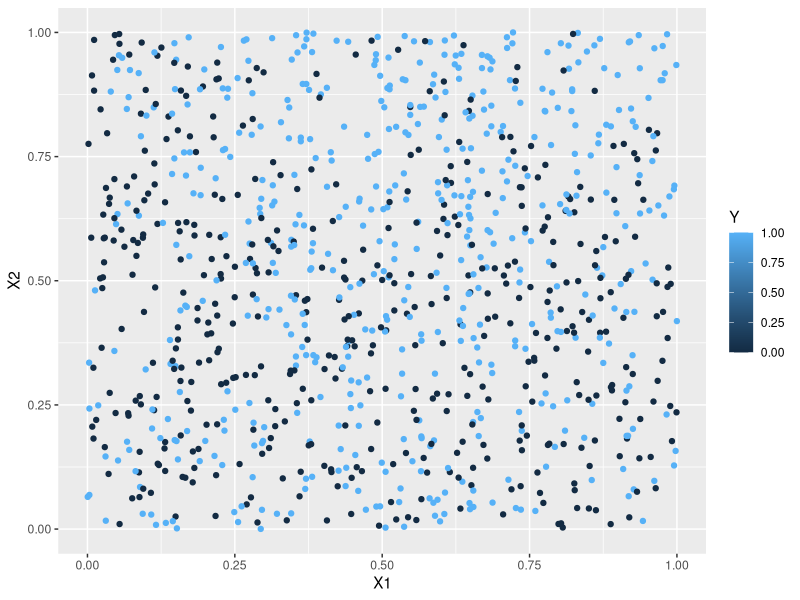
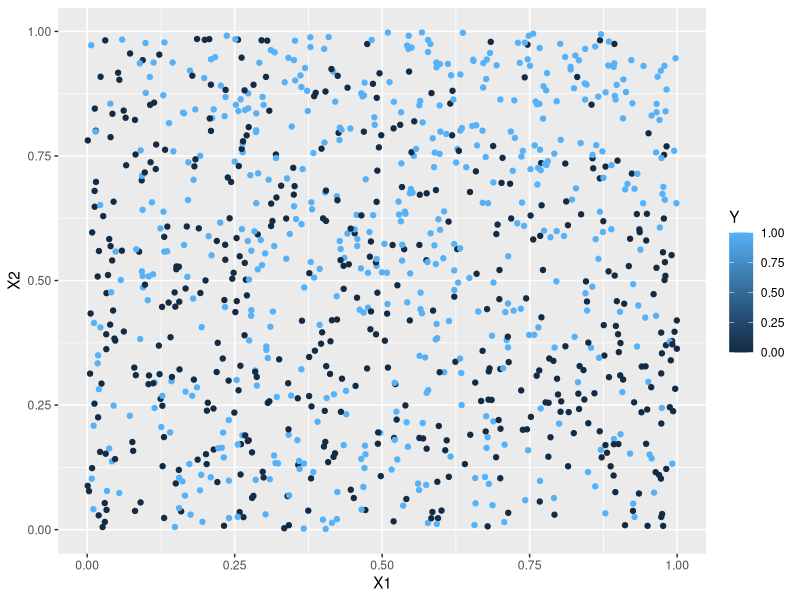

These charts were generated, in order, by the following R code: (Note: this script raises an error after producing the figures.)
## ---- chunk 1
library(class)
suppressPackageStartupMessages(library(tidyverse))
## ---- chunk 2
#Generative model
set.seed(200) #setting a random seed so that we can
#reproduce everything exactly if we want to

generate_y <- function(x1,x2) { #two input parameters to generate the output y
  logit <- x1 -2*x2 -2*x1^2 + x2^2 + 3*x1*x2 +4*x1*x2^2 -3*x1^2*x2
  p <- exp(logit)/(1+exp(logit)) #apply the inverse logit function
  y <- rbinom(1,1,p) #y becomes a 0 (with prob 1-p) or a 1 with probability p
}
## ---- chunk 3
# Generate a training dataset with 1000 points
set.seed(200)
n = 1000
X1 <- runif(n,0,1)
X2 <- runif(n,0,1)

#I'm going to use a for loop to generate 1000 y's
Y <- rep(0,n) #initializing my Y to be a vector of 0's
for (i in 1:n) {
  Y[i] <- generate_y(X1[i],X2[i])
}

sum(Y) #How many 0's and 1's were predicted? In this
#training set, almost 53% were 1's. When n is very large
# about 51.5% of the Y's are 1's. That's really close to
# 50/50 so we shouldn't have issues with "imbalance"
# which is something we'll learn about later in the 
# semester.

training <- data.frame(X1,X2,Y) #combining all of my variables into a training dataset
ggplot(data=training, aes(x=X1, y=X2, color=Y)) +
  geom_point()
## ---- chunk 4
# Create the training dataset as above using seed=200
# Create a testing dataset using seed=201, 202, 203, or 204



## ---- chunk 5
set.seed(201)
n = 1000
X1 <- runif(n,0,1)
X2 <- runif(n,0,1)
#I'm going to use a for loop to generate 1000 y's
Y <- rep(0,n) #initializing my Y to be a vector of 0's
for (i in 1:n) {
  Y[i] <- generate_y(X1[i],X2[i])
}

sum(Y)

testing <- data.frame(X1,X2,Y) #combining all of my variables into a training dataset
ggplot(data=testing, aes(x=X1, y=X2, color=Y)) +
  geom_point()
## ---- chunk 6
logistic_regression<-glm(Y~X1+X2, family=binomial, data = training)
summary(logistic_regression)
## ---- chunk 7
library(MASS)
ldafit<-lda(Y~X1+X2,data=training)
ldafit
## ---- chunk 8
qdafit<-qda(Y~X1+X2,data=training)
qdafit
## ---- chunk 9

library(e1071)
naivebayesfit <- naiveBayes(Y~X1+X2,data=training)
naivebayesfit
## ---- chunk 10
    knn6predictions <- knn(train=training[,1:2], cl=training[,3], test = testing[,1:2], k = 6)

## ---- chunk 11

##Load Caret
library(caret)
probpredictions<-predict(logistic_regression,newdata=testing)

    predictions<-ifelse(probpredictions>0.5,1,0)
   
    print(confusionMatrix(as.factor(predictions),as.factor(testing$Y)))

    confmatrix<-table(predictions,testing$Y)

  

    log_regression_specificity=confmatrix[1,1]/sum(confmatrix[,1])
    log_regression_sensitivity=confmatrix[2,2]/sum(confmatrix[,2])
    log_regression_misclassification=sum(predictions!=testing$Y)/length(predictions)

    print(log_regression_sensitivity)
    print(log_regression_specificity)
    print(log_regression_misclassification)
## ---- chunk 12
    lda_predictions<-predict(ldafit,newdata=testing)


    #This was easier for me to index for the time being
    confmatrix<-table(lda_predictions$class,testing$Y)


    lda_specificity=confmatrix[1,1]/sum(confmatrix[,1])
    lda_sensitivity=confmatrix[2,2]/sum(confmatrix[,2])
    lda_misclassification=sum(lda_predictions$class !=testing$Y)/length(lda_predictions$class)

    print(lda_sensitivity)
    print(lda_specificity)
    print(lda_misclassification)
## ---- chunk 13
qda_predictions<-predict(qdafit,newdata=testing)
    
    #confusion matrix with caret


    confmatrix<-table(qda_predictions$class,testing$Y)
    
    print(confmatrix)

    qda_specificity=confmatrix[1,1]/sum(confmatrix[,1])
    qda_sensitivity=confmatrix[2,2]/sum(confmatrix[,2])
    qda_misclassification=sum(qda_predictions$class !=testing$Y)/length(qda_predictions$class)

    print(qda_sensitivity)
    print(qda_specificity)
    print(qda_misclassification)


## ---- chunk 14

nb_predictions<-predict(naivebayesfit,newdata=testing)

    
    #confusion matrix with caret
    print(confusionMatrix(as.factor(nb_predictions),as.factor(testing$Y)))

    #This was easier for me to index for the time being
    confmatrix<-table(nb_predictions,testing$Y)

    print(confmatrix)

    nb_specificity=confmatrix[1,1]/sum(confmatrix[,1])
    nb_sensitivity=confmatrix[2,2]/sum(confmatrix[,2])
    nb_misclassification=sum(nb_predictions !=testing$Y)/length(nb_predictions)

    print(nb_sensitivity)
    print(nb_specificity)
    print(nb_misclassification)

## ---- chunk 15
 #confusion matrix with caret
    print(confusionMatrix(as.factor(knn6predictions),as.factor(testing$Y)))
          

    #This was easier for me to index for the time being

    #Predictions matrix already created in part 1
confmatrix<-table(knn6predictions,testing$Y)

    


    knn6_specificity=confmatrix[1, 1]/sum(confmatrix[,1])
    knn6_sensitivity=confmatrix[2,2]/sum(confmatrix[,2])
    knn6_misclassification=sum(knn6predictions !=testing$Y)/length(knn6predictions)

    print(knn6_sensitivity)
    print(knn6_specificity)
    print(knn6_misclassification)
## ---- chunk 16
    #Below are my choices for x1 and x2
    x1=0.25
    x2=0.25
    newpoint=data.frame(X1=x1,X2=x2)

    #Below is a prediction for logistic regression
    logistic_regression_prediction<- predict(logistic_regression,newpoint,type="response") 
    print(logistic_regression_prediction)
    #Below is a prediction for LDA
    print(predict(ldafit,newpoint,type="class"))

    #Below is a prediction for QDA
    print(predict(qdafit,newpoint,type="class"))

    #Below is a prediction for Naive Bayes
    print(predict(naivebayesfit,newpoint,type="class"))

    #Below is a prediction for KNN with k=6

    knn6prediction_newpoint <- knn(train=training[,1:2], cl=training[,3], test = newpoint, k = 6)

    print(knn6prediction_newpoint)
## ---- chunk 17
    logistic_regressions_stats<-data.frame("Model"="Logistic Regression","Sensitivity"=log_regression_sensitivity, "Specificity"=log_regression_specificity, "Misclassification"=log_regression_misclassification)

    lda_stats<-data.frame("Model"="LDA",  "Sensitivity"=lda_sensitivity, "Specificity"=lda_specificity, "Misclassification"=lda_misclassification)

    qda_stats<-data.frame("Model"="QDA",  "Sensitivity"=qda_sensitivity, "Specificity"=qda_specificity, "Misclassification"=qda_misclassification)

    nb_stats<-data.frame("Model"="Naive Bayes", "Sensitivity"=nb_sensitivity, "Specificity"=nb_specificity, "Misclassification"=nb_misclassification)

    knn6_stats<-data.frame("Model"="KNN, K=6", "Sensitivity"=knn6_sensitivity, "Specificity"=knn6_specificity, "Misclassification"=knn6_misclassification)

    josh_model_predictions<-rbind(logistic_regressions_stats,lda_stats,qda_stats,nb_stats,knn6_stats)

    josh_model_predictions
## ---- chunk 18
library(class)         
library(MASS)           
library(e1071)          
library(caret)          
## ---- chunk 19
set.seed(200)

generate_y <- function(x1, x2) {
  logit <- x1 - 2*x2 - 2*x1^2 + x2^2 + 3*x1*x2 + 4*x1*x2^2 - 3*x1^2*x2
  p <- exp(logit) / (1 + exp(logit))  # logistic link
  return(rbinom(1, 1, p))
}

n <- 1000
X1 <- runif(n, 0, 1)
X2 <- runif(n, 0, 1)
Y <- sapply(1:n, function(i) generate_y(X1[i], X2[i]))

## ---- chunk 20
training_data <- data.frame(X1, X2, Y)
set.seed(204)
trainIndex <- createDataPartition(training_data$Y, p = 0.5, list = FALSE)
train_data <- training_data[trainIndex, ]
test_data <- training_data[-trainIndex, ]

## ---- chunk 21
log_reg <- glm(Y ~ X1 + X2, family = binomial, data = train_data)
y_pred_log_reg <- predict(log_reg, newdata = test_data, type = "response")
y_pred_log_reg <- ifelse(y_pred_log_reg > 0.5, 1, 0)

## ---- chunk 22
lda_model <- lda(Y ~ X1 + X2, data = train_data)
y_pred_lda <- predict(lda_model, newdata = test_data)$class
## ---- chunk 23
qda_model <- qda(Y ~ X1 + X2, data = train_data)
y_pred_qda <- predict(qda_model, newdata = test_data)$class

## ---- chunk 24
nb_model <- naiveBayes(Y ~ X1 + X2, data = train_data)
y_pred_nb <- predict(nb_model, newdata = test_data)
## ---- chunk 25
knn_model <- knn(train = train_data[, c("X1", "X2")], test = test_data[, c("X1", "X2")], cl = train_data$Y, k = 3)
## ---- chunk 26
evaluate_model <- function(true_values, predictions) {
  cm <- table(true_values, predictions)
  sensitivity <- cm[2, 2] / (cm[2, 2] + cm[2, 1]) # TP / (TP + FN)
  specificity <- cm[1, 1] / (cm[1, 1] + cm[1, 2]) # TN / (TN + FP)
  error_rate <- sum(true_values != predictions) / length(true_values) # 
  return(c(sensitivity, specificity, error_rate))
}

metrics_log_reg <- evaluate_model(test_data$Y, y_pred_log_reg)
metrics_lda <- evaluate_model(test_data$Y, y_pred_lda)
metrics_qda <- evaluate_model(test_data$Y, y_pred_qda)
metrics_nb <- evaluate_model(test_data$Y, y_pred_nb)
metrics_knn <- evaluate_model(test_data$Y, knn_model)
## ---- chunk 27
metrics <- data.frame(
  Logistic_Regression = metrics_log_reg,
  LDA = metrics_lda,
  QDA = metrics_qda,
  Naive_Bayes = metrics_nb,
  KNN = metrics_knn
)
colnames(metrics) <- c("Sensitivity", "Specificity", "Error Rate")
print(metrics)

## ---- chunk 28
new_point <- data.frame(X1 = 0.75, X2 = 0.75)
log_reg_pred <- predict(log_reg, newdata = new_point, type = "response")
log_reg_pred <- ifelse(log_reg_pred > 0.5, 1, 0)
lda_pred <- predict(lda_model, newdata = new_point)$class
qda_pred <- predict(qda_model, newdata = new_point)$class
nb_pred <- predict(nb_model, newdata = new_point)
knn_pred <- knn(train = train_data[, c("X1", "X2")], test = new_point, cl = train_data$Y, k = 3)
predictions <- data.frame(
  Logistic_Regression = log_reg_pred,
  LDA = lda_pred,
  QDA = qda_pred,
  Naive_Bayes = nb_pred,
  KNN = knn_pred
)
print(predictions)

## ---- chunk 29
library(class)         
library(MASS)           
library(e1071)          
library(caret) 
## ---- chunk 30
set.seed(200)
n = 1000
X1 <- runif(n,0,1)
X2 <- runif(n,0,1)
#I'm going to use a for loop to generate 1000 y's
Y <- rep(0,n) #initializing my Y to be a vector of 0's
for (i in 1:n) {
Y[i] <- generate_y(X1[i],X2[i])
}
sum(Y)

training_data <- data.frame(X1, X2, Y)
set.seed(203)
trainIndex <- createDataPartition(training_data$Y, p = 0.5, list = FALSE)
train_data <- training_data[trainIndex, ]
test_data <- training_data[-trainIndex, ]
## ---- chunk 31
logistic_regression <- glm(Y ~ X1 + X2, family = binomial, data = train_data)
print("Logistic Regression Model Summary:")
summary(logistic_regression)
## ---- chunk 32
lda_model <- lda(Y ~ X1 + X2, data = train_data)
print("\nLDA Model Summary:")
print(lda_model)
## ---- chunk 33
qda_model <- qda(Y ~ X1 + X2, data = train_data)
print("\nQDA Model Summary:")
print(qda_model)
## ---- chunk 34
nb_model <- naiveBayes(Y ~ X1 + X2, data = train_data)
print("\nNaive Bayes Model Summary:")
print(nb_model)
## ---- chunk 35
knn6 <- knn(train = train_data[, c("X1", "X2")], cl = train_data$Y, test = test_data[, c("X1", "X2")], k = 6)


## ---- chunk 36
calculate_metrics <- function(actual_values, predicted_values) {
  actual_values <- factor(actual_values, levels = c(0, 1))
  predicted_values <- factor(predicted_values, levels = c(0, 1))
  
  confusion_mat <- table(actual_values, predicted_values)
  sensitivity_val <- confusion_mat[2, 2] / (confusion_mat[2, 2] + confusion_mat[2, 1]) 
  specificity_val <- confusion_mat[1, 1] / (confusion_mat[1, 1] + confusion_mat[1, 2]) 
  error_rate_val <- sum(actual_values != predicted_values) / length(actual_values)  
  return(c(sensitivity_val, specificity_val, error_rate_val))
}

log_metrics <- calculate_metrics(test_data$Y, log_pred)
lda_metrics <- calculate_metrics(test_data$Y, lda_output)
qda_metrics <- calculate_metrics(test_data$Y, qda_output)
bayes_metrics <- calculate_metrics(test_data$Y, bayes_output)
knn_metrics <- calculate_metrics(test_data$Y, knn_output)

metrics <- data.frame(
  Logistic = log_metrics,
  LDA = lda_metrics,
  QDA = qda_metrics,
  Naive_Bayes = bayes_metrics,
  KNN = knn_metrics
)

print(metrics)

## ---- chunk 37
new_point <- data.frame(X1 = 0.75, X2 = 0.75)
log_pred_new <- predict(log_model, newdata = new_point, type = "response")
log_pred_new <- ifelse(log_pred_new > 0.5, 1, 0)
lda_output_new <- predict(linear_disc, newdata = new_point)$class
qda_output_new <- predict(quad_disc, newdata = new_point)$class
bayes_output_new <- predict(bayes_model, newdata = new_point)
knn_output_new <- knn(train = train_data[, c("X1", "X2")], test = new_point, cl = train_data$Y, k = 6)
predictions <- data.frame(
  Logistic_Regression = log_pred_new,
  LDA = lda_output_new,
  QDA = qda_output_new,
  Naive_Bayes = bayes_output_new,
  KNN = knn_output_new
)

print(predictions)
## ---- chunk 38
    log_avg_specificty=
    log_avg_sensitivity=
    log_avg_misclassification=
## ---- chunk 39
    lda_avg_specificty
    lda_avg_sensitivity
    lda_avg_misclassification
## ---- chunk 40
    qda_avg_specificty
    qda_avg_sensitivity
    qda_avg_misclassification
## ---- chunk 41
    nb_avg_specificty
    nb_avg_sensitivity
    nb_avg_misclassification
## ---- chunk 42
    knn6_avg_specificty
    knn6_avg_sensitivity
    knn6_avg_misclassification
## ---- chunk 43
knitr::opts_chunk$set(echo = TRUE)
library(class)
suppressPackageStartupMessages(library(tidyverse))
library(ggplot2)
library(class)
## ---- chunk 44
set.seed(200)
generate_y <- function(x1,x2) { 
logit <- x1 -2*x2 -2*x1^2 + x2^2 + 3*x1*x2 +4*x1*x2^2 -3*x1^2*x2
p <- exp(logit)/(1+exp(logit)) 
y <- rbinom(1,1,p) 
}
## ---- chunk 45
set.seed(200)
n = 1000
X1 <- runif(n,0,1)
X2 <- runif(n,0,1)
Y <- rep(0,n) 
for (i in 1:n) {
Y[i] <- generate_y(X1[i],X2[i])
}
sum(Y)
## ---- chunk 46
training <- as.data.frame(cbind(X1,X2,Y))
ggplot(data=training, aes(x=X1, y=X2, color=Y)) +
geom_point()
## ---- chunk 47
set.seed(202) 
generate_y <- function(x1,x2) { 
logit <- x1 -2*x2 -2*x1^2 + x2^2 + 3*x1*x2 +4*x1*x2^2 -3*x1^2*x2
p <- exp(logit)/(1+exp(logit))
y <- rbinom(1,1,p) 
}
testing <- as.data.frame(cbind(X1,X2,Y))
## ---- chunk 48
knn_preds <- knn(train = training[, 1:2], test = testing[, 1:2], cl = training$Y, k = 5)

knn_preds <- as.factor(knn_preds)
testing$Y <- as.factor(testing$Y)

knn_cm <- confusionMatrix(knn_preds, testing$Y)

knn_sensitivity <- knn_cm$byClass["Sensitivity"]  
knn_specificity <- knn_cm$byClass["Specificity"]
knn_misclass <- 1 - knn_cm$overall["Accuracy"]  

cat("k-NN (k=5) Performance Metrics:\n")
cat("  Sensitivity:", knn_sensitivity, "\n")
cat("  Specificity:", knn_specificity, "\n")
cat("  Misclassification Rate:", knn_misclass, "\n")
## ---- chunk 49
library(MASS)    
library(e1071)  
library(caret)   

model_logit <- glm(Y ~ X1 + X2, family = binomial, data = training)
logit_preds <- predict(model_logit, newdata = testing, type = "response")
logit_class <- ifelse(logit_preds > 0.5, 1, 0) 
lda_model <- lda(Y ~ X1 + X2, data = training)
lda_preds <- predict(lda_model, newdata = testing)$class
qda_model <- qda(Y ~ X1 + X2, data = training)
qda_preds <- predict(qda_model, newdata = testing)$class
nb_model <- naiveBayes(Y ~ X1 + X2, data = training)
nb_preds <- predict(nb_model, newdata = testing) 
calculate_metrics <- function(preds, actual) {
  cm <- confusionMatrix(factor(preds), factor(actual)) 
  sensitivity <- cm$byClass["Sensitivity"] 
  specificity <- cm$byClass["Specificity"] 
  misclass_rate <- 1 - cm$overall["Accuracy"] 
  return(list(Sensitivity = sensitivity, Specificity = specificity, Misclassification_Rate = misclass_rate))
}
logit_metrics <- calculate_metrics(logit_class, testing$Y)
lda_metrics <- calculate_metrics(lda_preds, testing$Y)
qda_metrics <- calculate_metrics(qda_preds, testing$Y)
nb_metrics <- calculate_metrics(nb_preds, testing$Y)

cat("Performance Metrics:\n\n")

print_metrics <- function(model_name, metrics) {
  cat(model_name, "\n")
  cat("  Sensitivity:", metrics$Sensitivity, "\n")
  cat("  Specificity:", metrics$Specificity, "\n")
  cat("  Misclassification Rate:", metrics$Misclassification_Rate, "\n\n")
}

print_metrics("Logistic Regression:", logit_metrics)
print_metrics("LDA:", lda_metrics)
print_metrics("QDA:", qda_metrics)
print_metrics("Naïve Bayes:", nb_metrics)
## ---- chunk 50
new_point <- data.frame(X1 = 0.25, X2 = 0.75)
logit_pred_prob <- predict(model_logit, newdata = new_point, type = "response") 
logit_pred_class <- ifelse(logit_pred_prob > 0.5, 1, 0) 
lda_pred <- predict(lda_model, newdata = new_point)
lda_pred_class <- lda_pred$class 
lda_pred_prob <- lda_pred$posterior 
qda_pred <- predict(qda_model, newdata = new_point)
qda_pred_class <- qda_pred$class 
qda_pred_prob <- qda_pred$posterior 
nb_pred <- predict(nb_model, newdata = new_point, type = "raw") 
nb_pred_class <- predict(nb_model, newdata = new_point) 
knn_pred <- knn(train = training[, c("X1", "X2")], 
                test = new_point, 
                cl = training$Y, 
                k = 5)
cat("Predictions for New Data Point (X1 = 0.25, X2 = 0.75):\n")
cat("  Logistic Regression -> Class:", logit_pred_class, "| Probability:", logit_pred_prob, "\n")
cat("  LDA -> Class:", lda_pred_class, "| Posterior:", lda_pred_prob, "\n")
cat("  QDA -> Class:", qda_pred_class, "| Posterior:", qda_pred_prob, "\n")
cat("  Naïve Bayes -> Class:", nb_pred_class, "| Posterior:", nb_pred, "\n")
cat("  k-NN (k=5) -> Class:", knn_pred, "\n")
